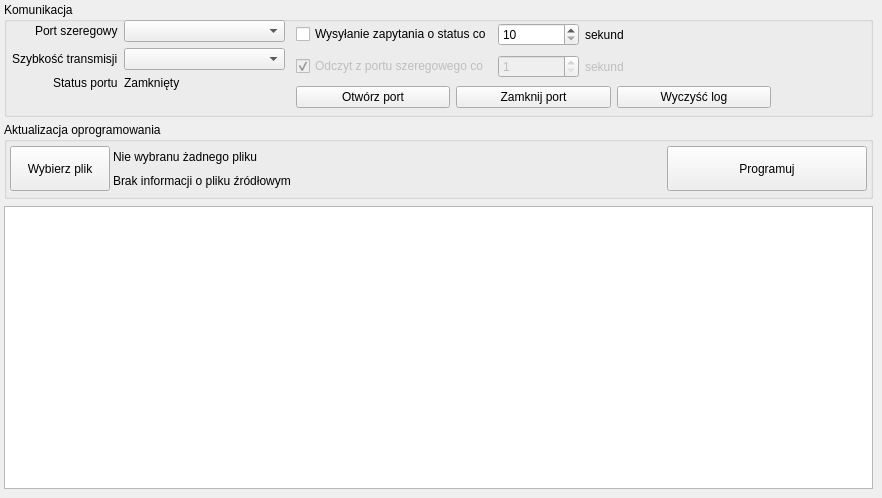
        <widget class="QWidget" name="settings">
         <attribute name="title">
          <string>Komunikacja i aktualizacja</string>
         </attribute>
         <widget class="QListWidget" name="logViewer">
          <property name="geometry">
           <rect>
            <x>4</x>
            <y>206</y>
            <width>869</width>
            <height>283</height>
           </rect>
          </property>
          <property name="wordWrap">
           <bool>true</bool>
          </property>
          <property name="sortingEnabled">
           <bool>false</bool>
          </property>
         </widget>
         <widget class="QGroupBox" name="groupBox_3">
          <property name="geometry">
           <rect>
            <x>4</x>
            <y>122</y>
            <width>869</width>
            <height>77</height>
           </rect>
          </property>
          <property name="title">
           <string>Aktualizacja oprogramowania</string>
          </property>
          <layout class="QGridLayout" name="gridLayout_2" columnstretch="0,2,0">
           <property name="sizeConstraint">
            <enum>QLayout::SetNoConstraint</enum>
           </property>
           <property name="margin">
            <number>3</number>
           </property>
           <property name="spacing">
            <number>3</number>
           </property>
           <item row="0" column="0">
            <widget class="QPushButton" name="b_chooseUpdateFile">
             <property name="minimumSize">
              <size>
               <width>100</width>
               <height>45</height>
              </size>
             </property>
             <property name="text">
              <string>Wybierz plik</string>
             </property>
            </widget>
           </item>
           <item row="0" column="1">
            <layout class="QVBoxLayout" name="verticalLayout_2">
             <property name="spacing">
              <number>3</number>
             </property>
             <item>
              <widget class="QLabel" name="l_updateFileName">
               <property name="text">
                <string>Nie wybranu żadnego pliku</string>
               </property>
              </widget>
             </item>
             <item>
              <widget class="QLabel" name="l_updateFileInfo">
               <property name="text">
                <string>Brak informacji o pliku źródłowym</string>
               </property>
              </widget>
             </item>
            </layout>
           </item>
           <item row="0" column="2">
            <widget class="QPushButton" name="b_codeUpdate">
             <property name="enabled">
              <bool>true</bool>
             </property>
             <property name="minimumSize">
              <size>
               <width>200</width>
               <height>45</height>
              </size>
             </property>
             <property name="text">
              <string>Programuj</string>
             </property>
            </widget>
           </item>
          </layout>
         </widget>
         <widget class="QGroupBox" name="groupBox_6">
          <property name="geometry">
           <rect>
            <x>4</x>
            <y>2</y>
            <width>869</width>
            <height>115</height>
           </rect>
          </property>
          <property name="title">
           <string>Komunikacja</string>
          </property>
          <widget class="QWidget" name="formLayoutWidget">
           <property name="geometry">
            <rect>
             <x>8</x>
             <y>18</y>
             <width>273</width>
             <height>91</height>
            </rect>
           </property>
           <layout class="QFormLayout" name="formLayout">
            <property name="labelAlignment">
             <set>Qt::AlignRight|Qt::AlignTrailing|Qt::AlignVCenter</set>
            </property>
            <item row="0" column="0">
             <widget class="QLabel" name="label">
              <property name="text">
               <string>Port szeregowy</string>
              </property>
             </widget>
            </item>
            <item row="1" column="0">
             <widget class="QLabel" name="label_2">
              <property name="text">
               <string>Szybkość transmisji</string>
              </property>
             </widget>
            </item>
            <item row="2" column="0">
             <widget class="QLabel" name="label_3">
              <property name="text">
               <string>Status portu</string>
              </property>
             </widget>
            </item>
            <item row="2" column="1">
             <widget class="QLabel" name="l_serialStatus">
              <property name="text">
               <string>Zamknięty</string>
              </property>
             </widget>
            </item>
            <item row="0" column="1">
             <widget class="QComboBox" name="cb_serial_port"/>
            </item>
            <item row="1" column="1">
             <widget class="QComboBox" name="cb_port_speed"/>
            </item>
           </layout>
          </widget>
          <widget class="QWidget" name="horizontalLayoutWidget_2">
           <property name="geometry">
            <rect>
             <x>292</x>
             <y>18</y>
             <width>370</width>
             <height>62</height>
            </rect>
           </property>
           <layout class="QGridLayout" name="gridLayout_4">
            <item row="0" column="0">
             <widget class="QCheckBox" name="check_periodicStatus">
              <property name="text">
               <string>Wysyłanie zapytania o status co</string>
              </property>
             </widget>
            </item>
            <item row="0" column="1">
             <widget class="QSpinBox" name="spin_periodicStatusInterval">
              <property name="minimum">
               <number>10</number>
              </property>
             </widget>
            </item>
            <item row="0" column="2">
             <widget class="QLabel" name="label_10">
              <property name="text">
               <string>sekund</string>
              </property>
             </widget>
            </item>
            <item row="1" column="1">
             <widget class="QSpinBox" name="spin_periodicReadInterval">
              <property name="enabled">
               <bool>false</bool>
              </property>
              <property name="minimum">
               <number>1</number>
              </property>
             </widget>
            </item>
            <item row="1" column="2">
             <widget class="QLabel" name="label_11">
              <property name="enabled">
               <bool>false</bool>
              </property>
              <property name="text">
               <string>sekund</string>
              </property>
             </widget>
            </item>
            <item row="1" column="0">
             <widget class="QCheckBox" name="check_periodicRead">
              <property name="enabled">
               <bool>false</bool>
              </property>
              <property name="text">
               <string>Odczyt z portu szeregowego co</string>
              </property>
              <property name="checked">
               <bool>true</bool>
              </property>
             </widget>
            </item>
           </layout>
          </widget>
          <widget class="QWidget" name="horizontalLayoutWidget">
           <property name="geometry">
            <rect>
             <x>292</x>
             <y>80</y>
             <width>475</width>
             <height>30</height>
            </rect>
           </property>
           <layout class="QHBoxLayout" name="horizontalLayout_2">
            <item>
             <widget class="QPushButton" name="b_openPort">
              <property name="text">
               <string>Otwórz port</string>
              </property>
             </widget>
            </item>
            <item>
             <widget class="QPushButton" name="b_closePort">
              <property name="text">
               <string>Zamknij port</string>
              </property>
             </widget>
            </item>
            <item>
             <widget class="QPushButton" name="b_clearLog">
              <property name="text">
               <string>Wyczyść log</string>
              </property>
             </widget>
            </item>
           </layout>
          </widget>
         </widget>
        </widget>
